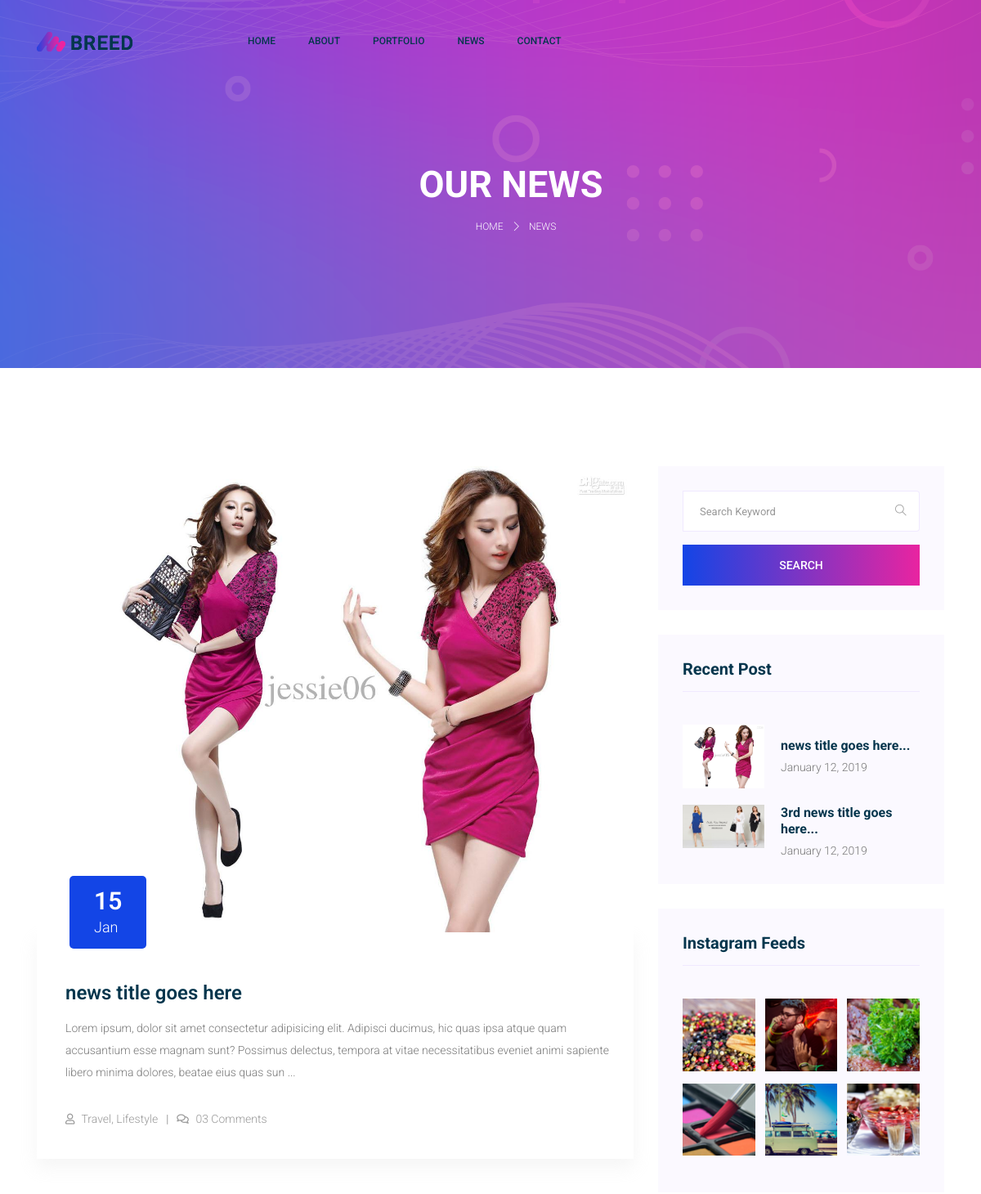
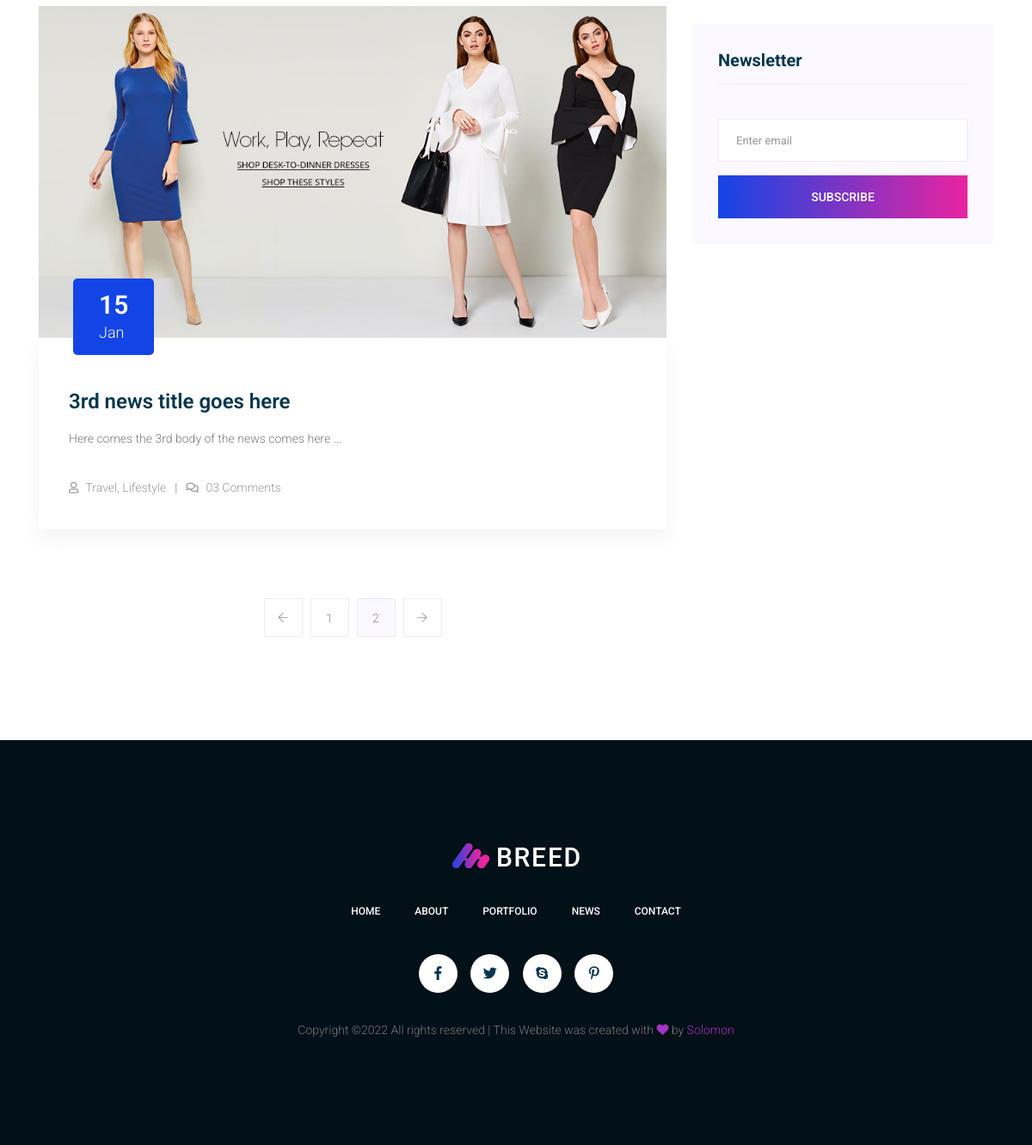
Page /news on the committed database (2 pictures, top to bottom).
### tables this page shows
CREATE TABLE `news` (
  `id` int(6) UNSIGNED NOT NULL,
  `title` varchar(70) NOT NULL,
  `body` text NOT NULL,
  `photo` varchar(250) NOT NULL,
  `date` timestamp NOT NULL DEFAULT current_timestamp() ON UPDATE current_timestamp(),
  `deleted` tinyint(1) DEFAULT 0
);

### index.php (called while the page is built, shortened)
<?php
    $url = isset($_SERVER['PATH_INFO']) ? explode('/', ltrim($_SERVER['PATH_INFO'], '/')) : [];
    Router::route($url);

### core/DB.php (called while the page is built, shortened)
<?php
class DB
{
    private $_pdo, $_query, $_error = false, $_result, $_count = 0, $_lastInsertID = null;
    private function __construct(){
        try {
            $this->_pdo = new PDO('mysql:host='.DB_HOST.';dbname='.DB_NAME, DB_USER, DB_PASSWORD);
            $this->_pdo->setAttribute(PDO::ATTR_ERRMODE, PDO::ERRMODE_EXCEPTION);
            $this->_pdo->setAttribute(PDO::ATTR_EMULATE_PREPARES, false);
        } catch (PDOException $e) {
            die($e->getMessage());
        }
    }
    public function query($sql, $params = [],$class = false){
        if($this->_query = $this->_pdo->prepare($sql)) {
            if($this->_query->execute()) {
                if($class) {
                    $this->_result = $this->_query->fetchAll(PDO::FETCH_CLASS, $class);
                }else{
                    $this->_result = $this->_query->fetchALL(PDO::FETCH_OBJ);
                }
            }else{
                $this->_error = true;
            }
        }
        return $this;
    }
    protected function _read($table, $params=[], $class){
        $conditionString = '';
        $bind = [];
        $order = '';
        $limit = '';
        if(isset($params['conditions'])) {
            if(is_array($params['conditions'])) {
                foreach ($params['conditions'] as $condition) {
                    $conditionString .= ' ' . $condition . ' AND';
                }
                $conditionString = trim($conditionString);
                $conditionString = rtrim($conditionString, ' AND');
            }else{
                $conditionString = $params['conditions'];
            }
            if($conditionString != '') {
                $conditionString = ' WHERE ' . $conditionString;
            }
        }
        $sql = "SELECT * FROM {$table}{$conditionString}{$order}{$limit}";
        if($this->query($sql, $bind, $class)){
            return true;
        }
        return false;
    }
    public function find($table, $params=[], $class=false){
        if($this->_read($table, $params, $class)) {
            return $this->results();
        }
        return false;
    }
    public function results(){
        return $this->_result;
    }
}

### core/Model.php (called while the page is built, shortened)
<?php
class Model
{
    protected $_db, $_table, $_modelName, $_softDelete = false, $_validates=true, $_validationErrors=[];
    public function __construct($table) {
        $this->_db = DB::getInstance();
        $this->_table = $table;
    }
    protected function _softDeleteParams($params) {
        if($this->_softDelete) {
            if(array_key_exists('conditions', $params)) {
                if(is_array($params['conditions'])) {
                    $params['conditions'][] = "deleted != 1";
                }else{
                    $params['conditions'] .= " AND deleted != 1";
                }
            }else {
                $params['conditions'] = "deleted != 1";
            }
        }
        return $params;
    }
    public function find($params = []) {
        $params = $this->_softDeleteParams($params);
        $resultsQuery = $this->_db->find($this->_table, $params, get_class($this));
        return $resultsQuery;
    }
}

### app/models/News.php (called while the page is built, shortened)
<?php
class News extends Model
{
    public function findAll() {
        return $this->find();
    }
}

### app/views/news/index.php (the view, shortened to what this page needs)
<link rel="stylesheet" href="<?=PROOT?>css/style.css">
	<section class="banner_area">
		<div class="banner_inner d-flex align-items-center">
			<div class="container">
				<div class="banner_content text-center">
					<h2>Our News</h2>
					<div class="page_link">
						<a href="<?=PROOT?>home">Home</a>
						<a href="<?=PROOT?>news">News</a>
					</div>
				</div>
			</div>
		</div>
	</section>
	<section class="blog_area section-margin">
		<div class="container">
			<div class="row">
				<div class="col-lg-8 mb-5 mb-lg-0">
					<div class="blog_left_sidebar">
						<?php foreach ($this->news as $new): ?>
						<article class="blog_item">
							<div class="blog_item_img">
							<img class="card-img rounded-0" src="<?=PROOT.$new->photo;?>" alt="">
							<a href="#" class="blog_item_date">
								<h3>15</h3>
								<p>Jan</p>
							</a>
							</div>
							<div class="blog_details">
								<a class="d-inline-block" href="<?=PROOT?>news/details/<?=$new->id;?>">
									<h2><?=$new->title;?></h2>
								</a>
								<p><?=substr($new->body, 0, 250).' ...';?></p>
								<ul class="blog-info-link">
								<li><a href="#"><i class="far fa-user"></i> Travel, Lifestyle</a></li>
								<li><a href="#"><i class="far fa-comments"></i> 03 Comments</a></li>
								</ul>
							</div>
						</article>
						<?php endforeach; ?>
						<nav class="blog-pagination justify-content-center d-flex">
							<ul class="pagination">
								<li class="page-item">
									<a href="#" class="page-link" aria-label="Previous">
										<span aria-hidden="true">
											<span class="ti-arrow-left"></span>
										</span>
									</a>
								</li>
								<li class="page-item">
									<a href="#" class="page-link">1</a>
								</li>
								<li class="page-item active">
									<a href="#" class="page-link">2</a>
								</li>
								<li class="page-item">
									<a href="#" class="page-link" aria-label="Next">
										<span aria-hidden="true">
											<span class="ti-arrow-right"></span>
										</span>
									</a>
								</li>
							</ul>
						</nav>
					</div>
				</div>
				<div class="col-lg-4">
					<div class="blog_right_sidebar">
						<aside class="single_sidebar_widget search_widget">
							<form action="#">
								<div class="form-group">
								<div class="input-group mb-3">
									<input type="text" class="form-control" placeholder="Search Keyword">
									<div class="input-group-append">
									<button class="btn" type="button"><i class="ti-search"></i></button>
									</div>
								</div>
								</div>
								<button class="primary_btn rounded-0 primary-bg text-white w-100" type="submit">Search</button>
							</form>
						</aside>
						<aside class="single_sidebar_widget popular_post_widget">
							<h3 class="widget_title">Recent Post</h3>
							<?php foreach ($this->news as $new): ?>
							<div class="media post_item">
								<img width="100px" src="<?=PROOT.$new->photo;?>" alt="post">
								<div class="media-body">
									<a href="<?=PROOT?>news/details/<?=$new->id;?>">
										<h3><?=$new->title;?>...</h3>
									</a>
									<p>January 12, 2019</p>
								</div>
							</div>
							<?php endforeach; ?>
						</aside>
						<aside class="single_sidebar_widget instagram_feeds">
							<h4 class="widget_title">Instagram Feeds</h4>
							<ul class="instagram_row flex-wrap">
								<li>
									<a href="#">
									<img class="img-fluid" src="<?=PROOT?>img/instagram/widget-i1.png" alt="">
									</a>
								</li>
								<li>
									<a href="#">
									<img class="img-fluid" src="<?=PROOT?>img/instagram/widget-i2.png" alt="">
									</a>
								</li>
								<li>
									<a href="#">
									<img class="img-fluid" src="<?=PROOT?>img/instagram/widget-i3.png" alt="">
									</a>
								</li>
								<li>
									<a href="#">
									<img class="img-fluid" src="<?=PROOT?>img/instagram/widget-i4.png" alt="">
									</a>
								</li>
								<li>
									<a href="#">
									<img class="img-fluid" src="<?=PROOT?>img/instagram/widget-i5.png" alt="">
									</a>
								</li>
								<li>
									<a href="#">
									<img class="img-fluid" src="<?=PROOT?>img/instagram/widget-i6.png" alt="">
									</a>
								</li>
							</ul>
						</aside>
						<aside class="single_sidebar_widget newsletter_widget">
							<h4 class="widget_title">Newsletter</h4>
							<form action="#">
							<div class="form-group">
								<input type="email" class="form-control" placeholder="Enter email" required>
							</div>
							<button class="primary_btn rounded-0 primary-bg text-white w-100" type="submit">Subscribe</button>
							</form>
						</aside>
					</div>
				</div>
			</div>
		</div>
	</section>

### rows in the picture
news: photo (picture), title "news title goes here", body "Lorem ipsum, dolor sit amet consectetur adipisicing elit. Adipisci ducimus, hic quas ipsa atque quam accusantium esse magnam sunt? Possimus delectus, tempora at vitae necessitatibus eveniet animi sapiente libero minima dolores, beatae eius quas sun"
news: photo (picture), title "3rd news title goes here", body "Here comes the 3rd body of the news comes here"

### other values in the picture
$key "HOME"
$key "ABOUT"
$key "PORTFOLIO"
$key "NEWS"
$key "CONTACT"
